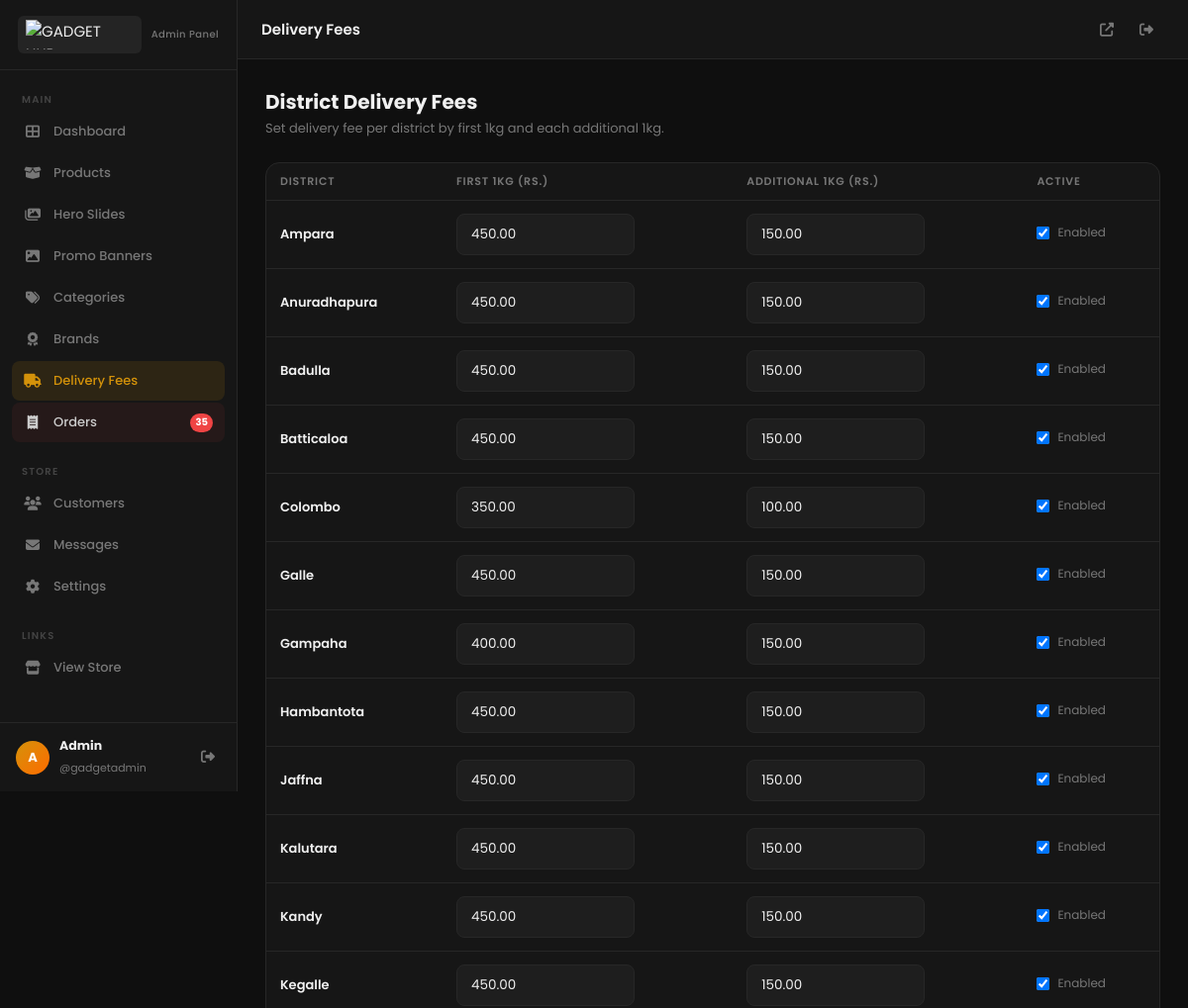
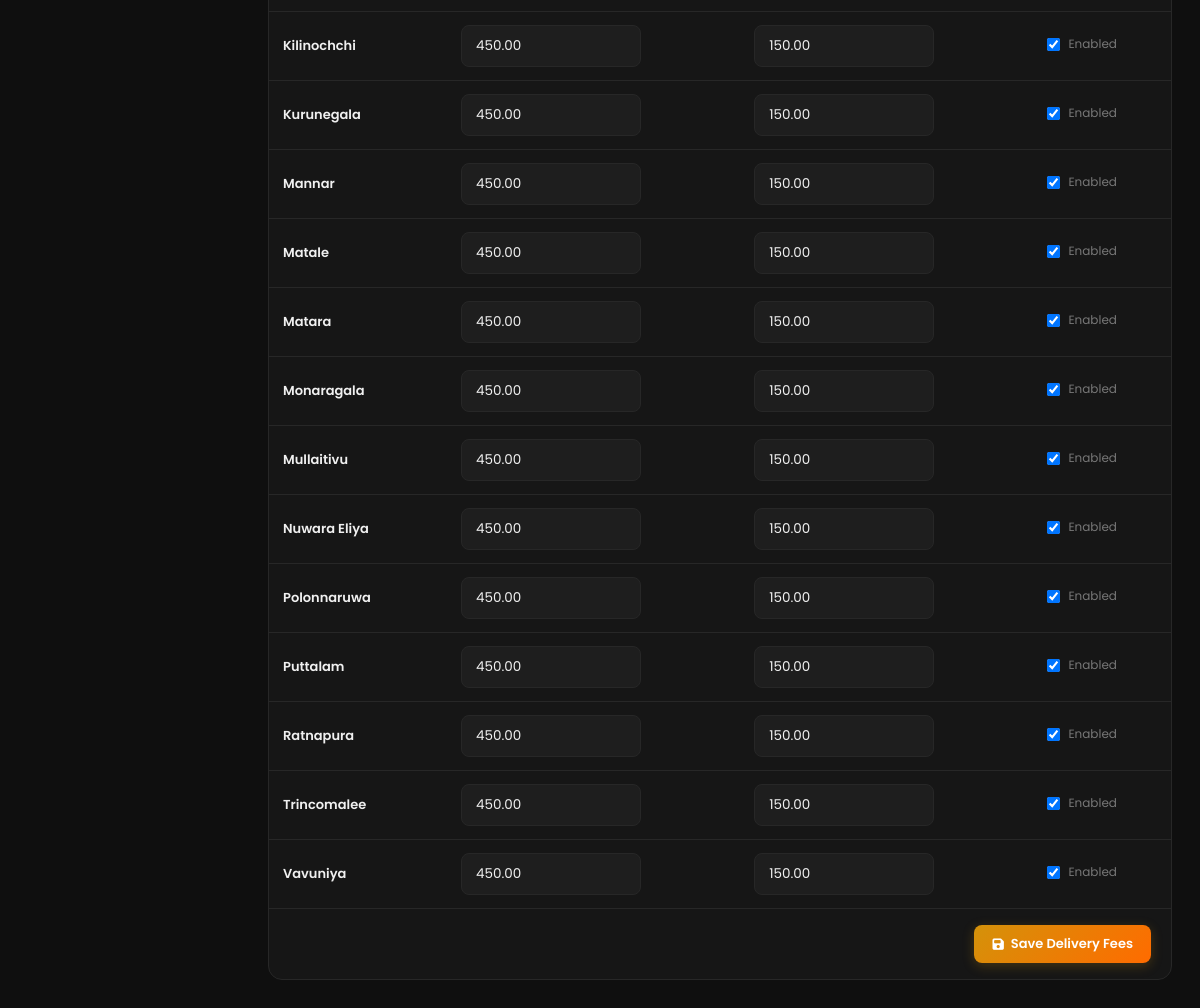
Screenshot of /admin/delivery-rates.php (signed in) with the database file from the repository (2 pictures, top to bottom).
### tables this page shows
CREATE TABLE `delivery_rates` (
  `id` int(11) NOT NULL,
  `district` varchar(120) NOT NULL,
  `first_kg_fee` decimal(10,2) NOT NULL DEFAULT 0.00,
  `additional_kg_fee` decimal(10,2) NOT NULL DEFAULT 0.00,
  `is_active` tinyint(1) NOT NULL DEFAULT 1,
  `created_at` timestamp NOT NULL DEFAULT current_timestamp(),
  `updated_at` timestamp NOT NULL DEFAULT current_timestamp() ON UPDATE current_timestamp()
);

### includes/functions.php (called while the page is built, shortened)
<?php
function getSriLankaDistricts(): array {
    return [
        'Ampara','Anuradhapura','Badulla','Batticaloa','Colombo','Galle','Gampaha',
        'Hambantota','Jaffna','Kalutara','Kandy','Kegalle','Kilinochchi','Kurunegala',
        'Mannar','Matale','Matara','Monaragala','Mullaitivu','Nuwara Eliya',
        'Polonnaruwa','Puttalam','Ratnapura','Trincomalee','Vavuniya',
    ];
}

### admin/delivery-rates.php (the view, shortened to what this page needs)
<?php
require_once __DIR__ . '/includes/layout.php';
require_once dirname(__DIR__) . '/includes/functions.php';
$db = getDB();
$districts = getSriLankaDistricts();
$rows = $db->query("SELECT district, first_kg_fee, additional_kg_fee, is_active FROM delivery_rates ORDER BY district")->fetchAll();
$rateMap = [];
foreach ($rows as $r) $rateMap[$r['district']] = $r;
?>
<div class="page-header">
  <div>
    <h1>District Delivery Fees</h1>
    <p>Set delivery fee per district by first 1kg and each additional 1kg.</p>
  </div>
</div>
<form method="POST" class="card" style="padding:0;overflow:hidden">
  <div class="table-wrap">
    <table class="admin-table">
      <thead>
        <tr>
          <th>District</th>
          <th>First 1kg (Rs.)</th>
          <th>Additional 1kg (Rs.)</th>
          <th>Active</th>
        </tr>
      </thead>
      <tbody>
      <?php foreach ($districts as $d):
        $r = $rateMap[$d] ?? ['first_kg_fee' => 0, 'additional_kg_fee' => 0, 'is_active' => 1];
      ?>
        <tr>
          <td style="font-weight:600;color:var(--text)"><?= htmlspecialchars($d) ?></td>
          <td>
            <input type="number" class="form-input" name="first_kg_fee[<?= htmlspecialchars($d) ?>]" min="0" step="0.01"
              value="<?= htmlspecialchars((string)$r['first_kg_fee']) ?>" style="max-width:180px">
          </td>
          <td>
            <input type="number" class="form-input" name="additional_kg_fee[<?= htmlspecialchars($d) ?>]" min="0" step="0.01"
              value="<?= htmlspecialchars((string)$r['additional_kg_fee']) ?>" style="max-width:180px">
          </td>
          <td>
            <label style="display:inline-flex;align-items:center;gap:8px;cursor:pointer">
              <input type="checkbox" name="is_active[<?= htmlspecialchars($d) ?>]" value="1" <?= ((int)$r['is_active'] === 1) ? 'checked' : '' ?>>
              <span style="font-size:12px;color:var(--text-muted)">Enabled</span>
            </label>
          </td>
        </tr>
      <?php endforeach ?>
      </tbody>
    </table>
  </div>
  <div style="padding:16px 20px;border-top:1px solid var(--border);display:flex;justify-content:flex-end;gap:10px">
    <button type="submit" class="btn btn-gold"><i class="fas fa-save"></i> Save Delivery Fees</button>
  </div>
</form>
<?php require_once __DIR__ . '/includes/layout-end.php'; ?>

### admin/assets/css/admin.css (style rules this page uses)
:root { --gold: linear-gradient(135deg,#d4920a 0%,#ff6b00 100%); --primary: #d4920a; --primary-lt: #f0a820; --bg: #0f0f0f; --bg-2: #161616; --bg-3: #1e1e1e; --bg-4: #252525; --border: #272727; --border-lt: #333; --text: #f0f0f0; --text-2: #ccc; --text-muted: #777; --text-dim: #444; --green: #10b981; --blue: #3b82f6; --purple: #8b5cf6; --red: #ef4444; --yellow: #f59e0b; --cyan: #06b6d4; --sidebar-w: 240px; --topbar-h: 60px; --r: 8px; --r-lg: 14px; --t: all .22s ease; --shadow: 0 4px 24px rgba(0,0,0,.5); }
*,*::before,*::after { margin:0;padding:0;box-sizing:border-box }
html { font-size:15px }
body { font-family:'Poppins',sans-serif;background:var(--bg);color:var(--text);display:flex;min-height:100vh;overflow-x:hidden }
button,input,select,textarea { font-family:'Poppins',sans-serif }
.card { background:var(--bg-2);border:1px solid var(--border);border-radius:var(--r-lg);padding:24px }
.admin-table { width:100%;border-collapse:collapse }
.admin-table th { font-size:11px;text-transform:uppercase;letter-spacing:.8px;color:var(--text-muted);font-weight:600;padding:10px 14px;border-bottom:1px solid var(--border);text-align:left;white-space:nowrap }
.admin-table td { padding:13px 14px;border-bottom:1px solid var(--border);font-size:13px;color:var(--text-2);vertical-align:middle }
.admin-table tr:last-child td { border-bottom:none }
.table-wrap { overflow-x:auto }
.btn { display:inline-flex;align-items:center;gap:7px;padding:9px 18px;border-radius:var(--r);font-size:13px;font-weight:600;cursor:pointer;border:none;transition:var(--t);white-space:nowrap }
.btn-gold { background:var(--gold);color:#fff;box-shadow:0 3px 12px rgba(212,146,10,.25) }
.form-input,.form-select,.form-textarea { background:var(--bg-3);border:1px solid var(--border);border-radius:var(--r); color:var(--text);font-family:'Poppins',sans-serif;font-size:13.5px; padding:10px 14px;outline:none;transition:border-color .2s,box-shadow .2s;width:100%; }
.form-input::placeholder,.form-textarea::placeholder { color:var(--text-dim) }
.page-header { display:flex;align-items:center;justify-content:space-between;margin-bottom:24px;gap:16px;flex-wrap:wrap }
.page-header h1 { font-size:20px;font-weight:700 }
.page-header p { font-size:13px;color:var(--text-muted);margin-top:2px }

### rows the page displays
delivery_rates: first_kg_fee "450.00", additional_kg_fee "150.00", is_active "☑"
delivery_rates: first_kg_fee "450.00", additional_kg_fee "150.00", is_active "☑"
delivery_rates: first_kg_fee "450.00", additional_kg_fee "150.00", is_active "☑"
delivery_rates: first_kg_fee "450.00", additional_kg_fee "150.00", is_active "☑"
delivery_rates: first_kg_fee "350.00", additional_kg_fee "100.00", is_active "☑"
delivery_rates: first_kg_fee "450.00", additional_kg_fee "150.00", is_active "☑"
delivery_rates: first_kg_fee "400.00", additional_kg_fee "150.00", is_active "☑"
delivery_rates: first_kg_fee "450.00", additional_kg_fee "150.00", is_active "☑"
delivery_rates: first_kg_fee "450.00", additional_kg_fee "150.00", is_active "☑"
delivery_rates: first_kg_fee "450.00", additional_kg_fee "150.00", is_active "☑"
delivery_rates: first_kg_fee "450.00", additional_kg_fee "150.00", is_active "☑"
delivery_rates: first_kg_fee "450.00", additional_kg_fee "150.00", is_active "☑"
delivery_rates: first_kg_fee "450.00", additional_kg_fee "150.00", is_active "☑"
delivery_rates: first_kg_fee "450.00", additional_kg_fee "150.00", is_active "☑"
delivery_rates: first_kg_fee "450.00", additional_kg_fee "150.00", is_active "☑"
delivery_rates: first_kg_fee "450.00", additional_kg_fee "150.00", is_active "☑"
delivery_rates: first_kg_fee "450.00", additional_kg_fee "150.00", is_active "☑"
delivery_rates: first_kg_fee "450.00", additional_kg_fee "150.00", is_active "☑"
delivery_rates: first_kg_fee "450.00", additional_kg_fee "150.00", is_active "☑"
delivery_rates: first_kg_fee "450.00", additional_kg_fee "150.00", is_active "☑"
delivery_rates: first_kg_fee "450.00", additional_kg_fee "150.00", is_active "☑"
delivery_rates: first_kg_fee "450.00", additional_kg_fee "150.00", is_active "☑"
delivery_rates: first_kg_fee "450.00", additional_kg_fee "150.00", is_active "☑"
delivery_rates: first_kg_fee "450.00", additional_kg_fee "150.00", is_active "☑"
delivery_rates: first_kg_fee "450.00", additional_kg_fee "150.00", is_active "☑"

### other values shown
$pendingOrders "35"
substr($name,0,1) "A"
$name "Admin"
$uname "gadgetadmin"
$title "Delivery Fees"
$d "Ampara"
$d "Anuradhapura"
$d "Badulla"
$d "Batticaloa"
$d "Colombo"
$d "Galle"
$d "Gampaha"
$d "Hambantota"
$d "Jaffna"
$d "Kalutara"
